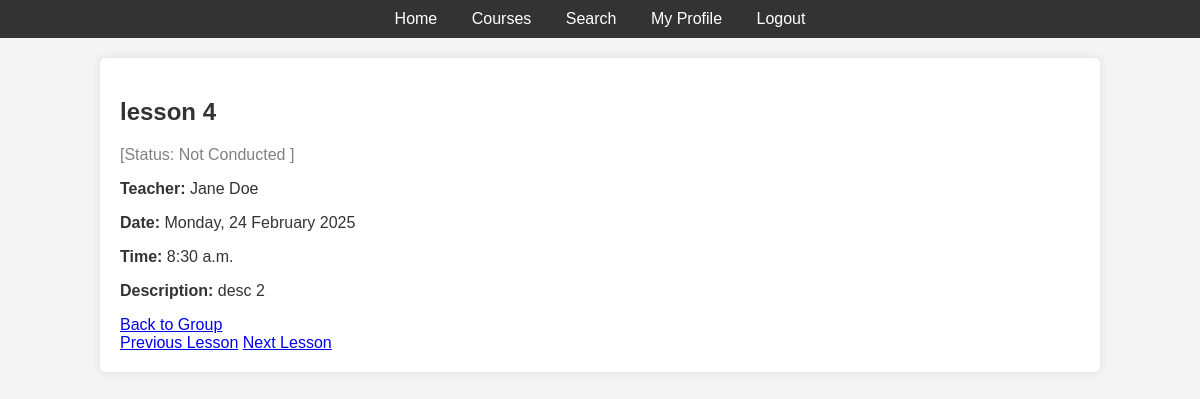
Screenshot of /lessons/1/ (signed in) with the database file from the repository.
### lessons/models.py (models this page shows, shortened)
class Lesson(models.Model):
    name = models.CharField("Lesson Name", max_length=100)
    group = models.ForeignKey(StudentGroup, related_name="lessons", on_delete=models.CASCADE)
    teacher = models.ForeignKey(get_user_model(), related_name="lessons", on_delete=models.SET_NULL, null=True)
    date = models.DateField(null=True)
    time = models.TimeField(null=True)
    description = models.TextField("Description", blank=True, null=True)
    materials = models.FileField(upload_to="lesson_materials/", blank=True, null=True)
    is_conducted = models.BooleanField("Conducted", null=True, blank=True)

### users/models.py (models this page shows, shortened)
class CustomUser(AbstractUser):
    birth_date = models.DateField("Date of Birth", null=True, blank=True)

### lessons/views.py (the view, shortened to what this page needs)
# urls.py: path("<int:lesson_id>/", lesson_detail, name="lesson_detail"),
@login_required
def lesson_detail(request, lesson_id):
    lesson = get_object_or_404(Lesson, id=lesson_id)
    group = lesson.group
    previous_lesson = Lesson.objects.filter(group=group, date__lt=lesson.date).order_by("-date", "-time").first()
    next_lesson = Lesson.objects.filter(group=group, date__gt=lesson.date).order_by("date", "time").first()
    is_admin = request.user.groups.filter(name="Administrators").exists()
    is_teacher = lesson.teacher == request.user or is_admin
    return render(request, "lessons/lesson_detail.html", {
        "lesson": lesson,
        "previous_lesson": previous_lesson,
        "next_lesson": next_lesson,
        "is_admin": is_admin,
        "is_teacher": is_teacher,
    })

### templates/lessons/lesson_detail.html (shortened to what this page needs)
{% extends 'base.html' %}
{% block content %}
    <h2>{{ lesson.name }}</h2>
    <p>
        {% if lesson.is_conducted is None %}
            <span style="color: gray;">[Status: Not Conducted ]</span>
        {% elif lesson.is_conducted %}
            <span style="color: green;">[Status: Conducted ✔️]</span>
        {% else %}
            <span style="color: red;">[Status: Cancelled ❌ ]</span>
        {% endif %}
    </p>
    <p><strong>Teacher:</strong> {{ lesson.teacher.get_full_name }}</p>
    <p><strong>Date:</strong> {{ lesson.date|date:"l, d F Y" }}</p>
    <p><strong>Time:</strong> {{ lesson.time }}</p>
    <p><strong>Description:</strong> {{ lesson.description|default:"No description provided." }}</p>
    <a href="{% url 'group_detail' lesson.group.id %}">Back to Group</a>
    <br>
    {% if previous_lesson %}
        <a href="{% url 'lesson_detail' previous_lesson.id %}">Previous Lesson</a>
    {% endif %}
    {% if next_lesson %}
        <a href="{% url 'lesson_detail' next_lesson.id %}">Next Lesson</a>
    {% endif %}
{% endblock %}

### static/css/style.css (style rules this page uses)
body { font-family: Arial, sans-serif; background-color: #f4f4f4; color: #333; margin: 0; padding: 0; }

### rows the page displays
Lesson: name "lesson 4", teacher.get_full_name "Jane Doe", date "Monday, 24 February 2025", time "8:30 a.m.", description "desc 2"
